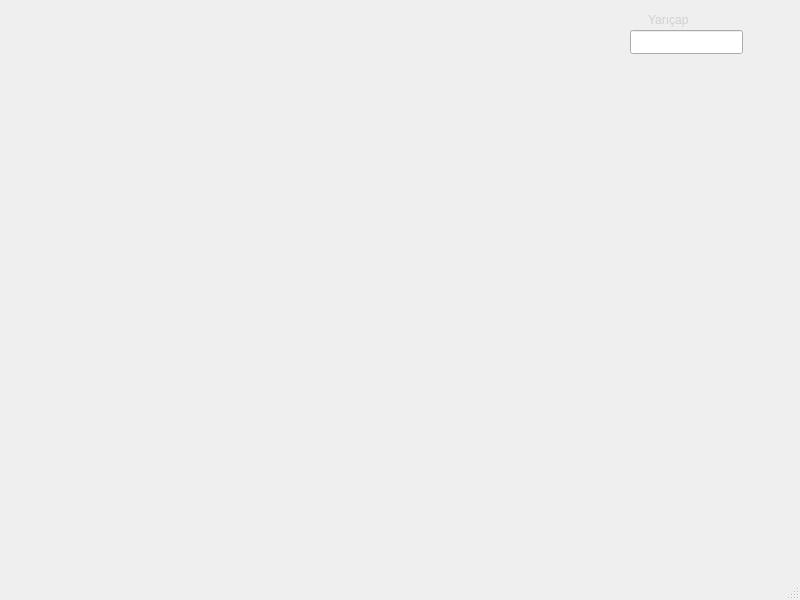
<?xml version="1.0" encoding="UTF-8"?>
<ui version="4.0">
 <class>MainWindow</class>
 <widget class="QMainWindow" name="MainWindow">
  <property name="geometry">
   <rect>
    <x>0</x>
    <y>0</y>
    <width>800</width>
    <height>600</height>
   </rect>
  </property>
  <property name="windowTitle">
   <string>MainWindow</string>
  </property>
  <widget class="QWidget" name="centralwidget">
   <widget class="QLabel" name="label">
    <property name="geometry">
     <rect>
      <x>648</x>
      <y>10</y>
      <width>71</width>
      <height>20</height>
     </rect>
    </property>
    <property name="palette">
     <palette>
      <active>
       <colorrole role="WindowText">
        <brush brushstyle="SolidPattern">
         <color alpha="255">
          <red>0</red>
          <green>0</green>
          <blue>0</blue>
         </color>
        </brush>
       </colorrole>
       <colorrole role="Text">
        <brush brushstyle="SolidPattern">
         <color alpha="255">
          <red>0</red>
          <green>0</green>
          <blue>0</blue>
         </color>
        </brush>
       </colorrole>
      </active>
      <inactive>
       <colorrole role="WindowText">
        <brush brushstyle="SolidPattern">
         <color alpha="255">
          <red>208</red>
          <green>208</green>
          <blue>208</blue>
         </color>
        </brush>
       </colorrole>
       <colorrole role="Text">
        <brush brushstyle="SolidPattern">
         <color alpha="255">
          <red>208</red>
          <green>208</green>
          <blue>208</blue>
         </color>
        </brush>
       </colorrole>
      </inactive>
      <disabled>
       <colorrole role="WindowText">
        <brush brushstyle="SolidPattern">
         <color alpha="96">
          <red>164</red>
          <green>166</green>
          <blue>168</blue>
         </color>
        </brush>
       </colorrole>
       <colorrole role="Text">
        <brush brushstyle="SolidPattern">
         <color alpha="96">
          <red>164</red>
          <green>166</green>
          <blue>168</blue>
         </color>
        </brush>
       </colorrole>
      </disabled>
     </palette>
    </property>
    <property name="autoFillBackground">
     <bool>true</bool>
    </property>
    <property name="styleSheet">
     <string notr="true">font: 9pt &quot;Segoe UI&quot;;</string>
    </property>
    <property name="text">
     <string>Yarıçap</string>
    </property>
   </widget>
   <widget class="QLineEdit" name="lineEdit">
    <property name="geometry">
     <rect>
      <x>630</x>
      <y>30</y>
      <width>113</width>
      <height>24</height>
     </rect>
    </property>
   </widget>
  </widget>
  <widget class="QMenuBar" name="menubar">
   <property name="geometry">
    <rect>
     <x>0</x>
     <y>0</y>
     <width>800</width>
     <height>21</height>
    </rect>
   </property>
  </widget>
  <widget class="QStatusBar" name="statusbar"/>
 </widget>
 <resources/>
 <connections/>
</ui>
